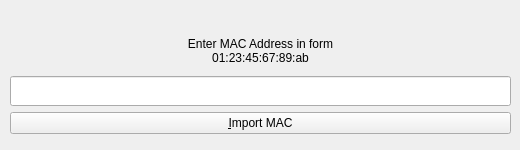
         <widget class="QWidget" name="tab_9" >
          <attribute name="title" >
           <string>Manual</string>
          </attribute>
          <widget class="QWidget" name="layoutWidget_4" >
           <property name="geometry" >
            <rect>
             <x>10</x>
             <y>20</y>
             <width>501</width>
             <height>121</height>
            </rect>
           </property>
           <layout class="QVBoxLayout" >
            <property name="spacing" >
             <number>0</number>
            </property>
            <property name="leftMargin" >
             <number>0</number>
            </property>
            <property name="topMargin" >
             <number>0</number>
            </property>
            <property name="rightMargin" >
             <number>0</number>
            </property>
            <property name="bottomMargin" >
             <number>0</number>
            </property>
            <item>
             <layout class="QVBoxLayout" >
              <property name="spacing" >
               <number>0</number>
              </property>
              <property name="leftMargin" >
               <number>0</number>
              </property>
              <property name="topMargin" >
               <number>0</number>
              </property>
              <property name="rightMargin" >
               <number>0</number>
              </property>
              <property name="bottomMargin" >
               <number>0</number>
              </property>
              <item>
               <widget class="QLabel" name="textLabel1" >
                <property name="sizePolicy" >
                 <sizepolicy vsizetype="Fixed" hsizetype="Fixed" >
                  <horstretch>0</horstretch>
                  <verstretch>0</verstretch>
                 </sizepolicy>
                </property>
                <property name="minimumSize" >
                 <size>
                  <width>0</width>
                  <height>40</height>
                 </size>
                </property>
                <property name="maximumSize" >
                 <size>
                  <width>32767</width>
                  <height>50</height>
                 </size>
                </property>
                <property name="font" >
                 <font/>
                </property>
                <property name="text" >
                 <string>Enter MAC Address in form
01:23:45:67:89:ab</string>
                </property>
                <property name="alignment" >
                 <set>Qt::AlignCenter</set>
                </property>
                <property name="wordWrap" >
                 <bool>false</bool>
                </property>
                <property name="buddy" >
                 <cstring>manualmac</cstring>
                </property>
               </widget>
              </item>
              <item>
               <widget class="QLineEdit" name="manualmac" >
                <property name="sizePolicy" >
                 <sizepolicy vsizetype="Fixed" hsizetype="Fixed" >
                  <horstretch>0</horstretch>
                  <verstretch>0</verstretch>
                 </sizepolicy>
                </property>
                <property name="minimumSize" >
                 <size>
                  <width>0</width>
                  <height>30</height>
                 </size>
                </property>
                <property name="maximumSize" >
                 <size>
                  <width>32767</width>
                  <height>30</height>
                 </size>
                </property>
                <property name="maxLength" >
                 <number>17</number>
                </property>
               </widget>
              </item>
             </layout>
            </item>
            <item>
             <widget class="QPushButton" name="importmanualmac" >
              <property name="text" >
               <string>&amp;Import MAC</string>
              </property>
             </widget>
            </item>
           </layout>
          </widget>
         </widget>
